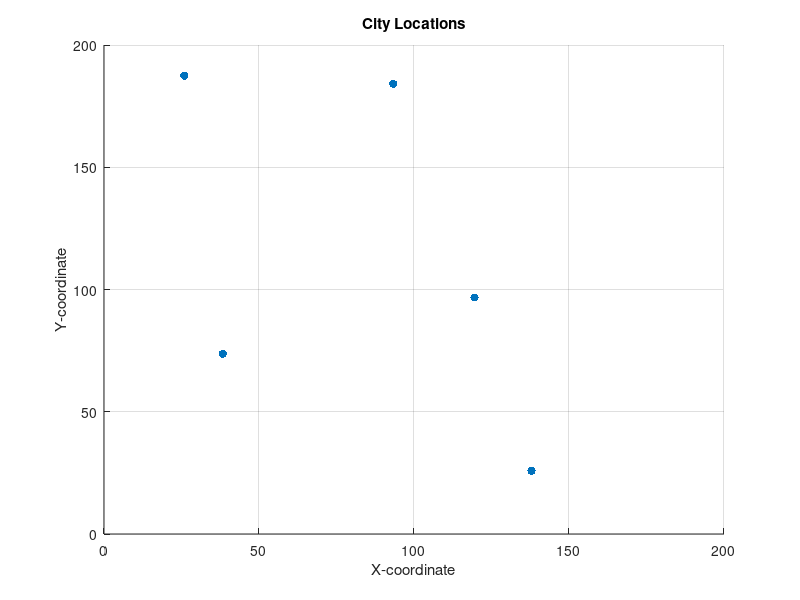

This figure's MATLAB source:
% Set the number of cities
numCities = input('Enter the number of cities: ');
%numCities = 20;

% Set the size of the square area
areaSize = 200;

% Generate random coordinates for the cities within the square area
cityCoordinates = rand(numCities, 2) * areaSize;

% Calculate Euclidean distance between each pair of cities (vectorized)
xDiff = cityCoordinates(:, 1) - cityCoordinates(:, 1)';
yDiff = cityCoordinates(:, 2) - cityCoordinates(:, 2)';
distances = sqrt(xDiff.^2 + yDiff.^2);

% Round distances to the nearest integer
distances = round(distances);

% Save the distances matrix to a CSV file (using a relative path)
csvwrite('C:\Users\Pritoma Saha\Desktop\dataset\distance_matrix.csv', distances);

% Display the generated coordinates and distances
disp('City Coordinates:');
disp(cityCoordinates);
disp('Euclidean Distances (as integers):');
disp(distances);

% Plot the cities on a scatter plot
figure;
scatter(cityCoordinates(:, 1), cityCoordinates(:, 2), 'filled');
title('City Locations');
xlabel('X-coordinate');
ylabel('Y-coordinate');
axis([0 areaSize 0 areaSize]);
grid on;
